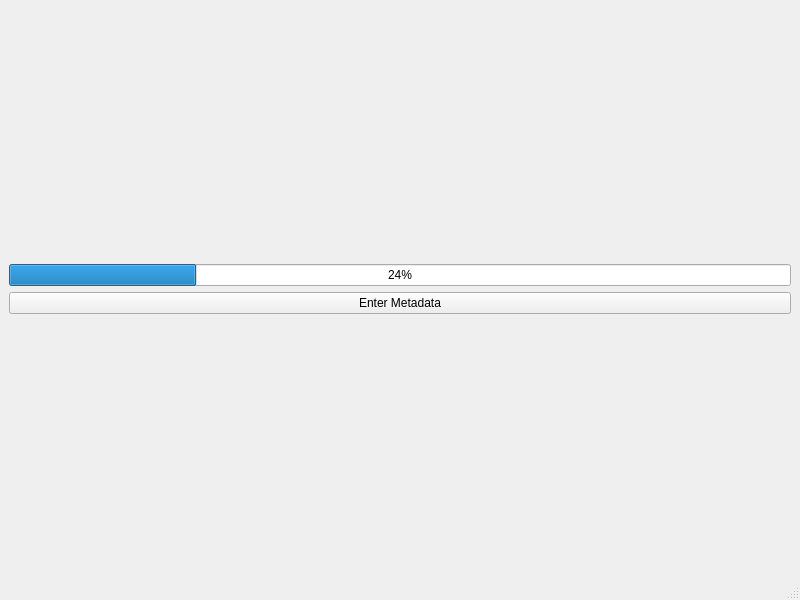
<?xml version="1.0" encoding="UTF-8"?>
<ui version="4.0">
 <class>MainWindow</class>
 <widget class="QMainWindow" name="MainWindow">
  <property name="geometry">
   <rect>
    <x>0</x>
    <y>0</y>
    <width>800</width>
    <height>600</height>
   </rect>
  </property>
  <property name="windowTitle">
   <string>MainWindow</string>
  </property>
  <widget class="QWidget" name="centralwidget">
   <layout class="QVBoxLayout" name="verticalLayout_2">
    <item>
     <layout class="QVBoxLayout" name="verticalLayout">
      <item>
       <widget class="QProgressBar" name="progressBar">
        <property name="value">
         <number>24</number>
        </property>
       </widget>
      </item>
      <item>
       <widget class="QPushButton" name="metadata_push">
        <property name="text">
         <string>Enter Metadata</string>
        </property>
       </widget>
      </item>
     </layout>
    </item>
   </layout>
  </widget>
  <widget class="QMenuBar" name="menubar">
   <property name="geometry">
    <rect>
     <x>0</x>
     <y>0</y>
     <width>800</width>
     <height>30</height>
    </rect>
   </property>
  </widget>
  <widget class="QStatusBar" name="statusbar"/>
 </widget>
 <resources/>
 <connections/>
</ui>
